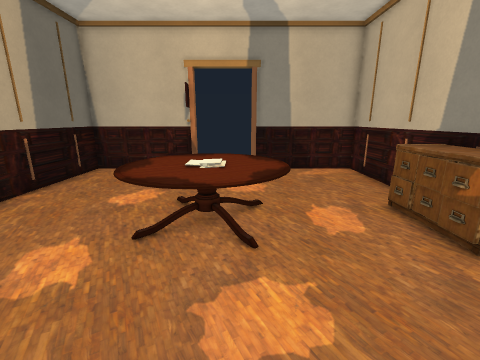
view 1 (above)

12 first-person views from a walk through a 3-D level made in the Godot game engine. The camera is 1.5 m above the floor, tilts 14° down and sees 90° across. The floor is counted in squares, 0.5 m on a side. Each view is taken from the middle of a square. On the plan, view 1 faces up. The plan holds only what a view shows up to about 19 squares ahead; the rest is blank. Door leaves are left out where a doorway can be walked through.

view 2
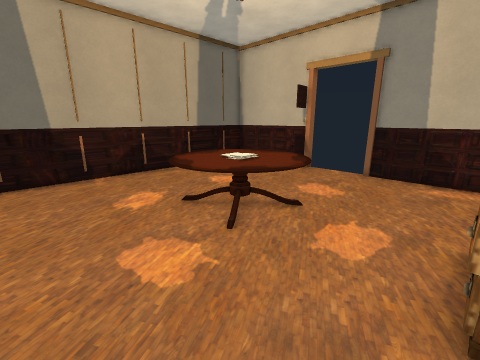

view 3
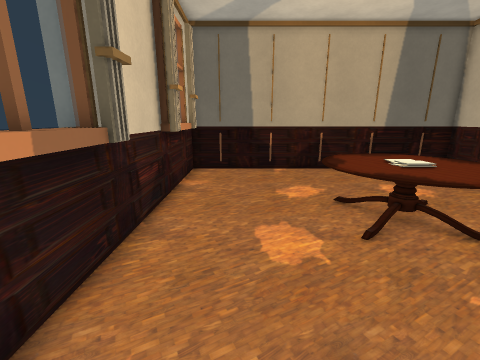

view 4
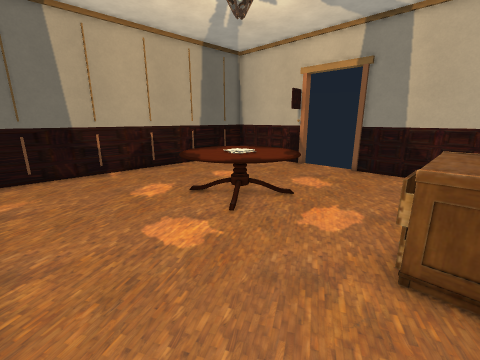

view 5
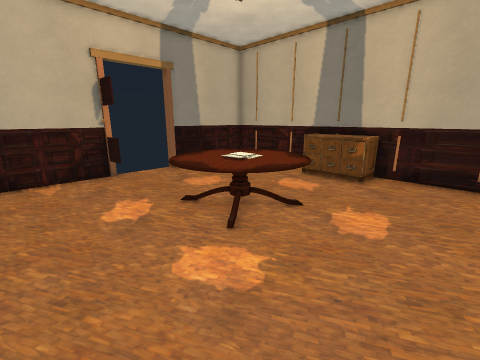

view 6
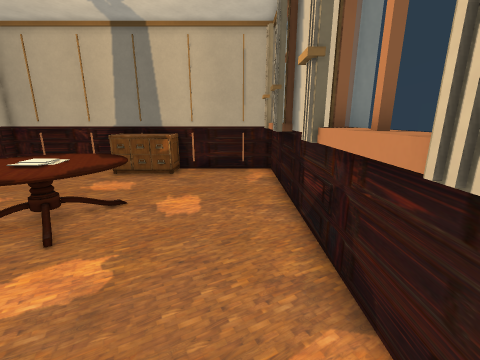

view 7
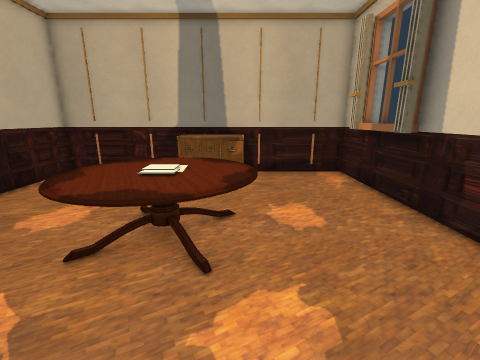

view 8
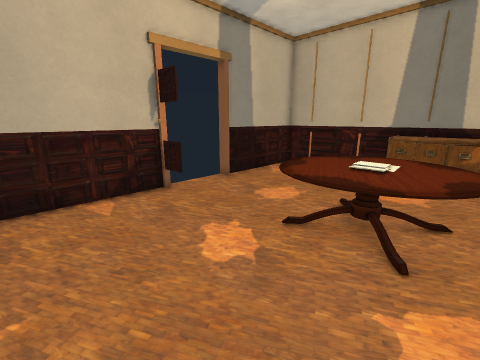

view 9
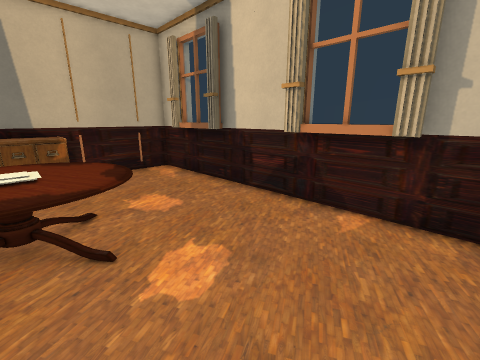

view 10
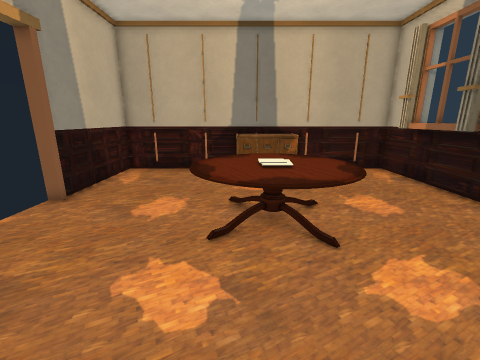

view 11
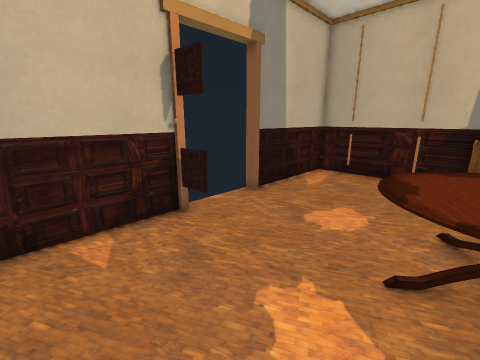

view 12
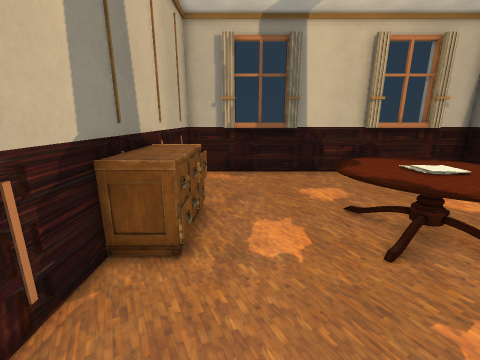

### Floor plan
Points are (right, up) in squares from view 1. A wall is a line through its corners. A room is listed if a view was taken in it or the views show most of it. See-through windows are left out.
Room 1 (views 1, 2, 3, 4, 5, 6, 7, 8, 9, 10, 11, 12)
walls: (-2.9, 13.4) (-3, 14.6); (0.9, -0.4) (4.9, -0.4); (-2.9, 14.7) (-2.8, 13.5); (-2.7, 15.4) (-2.7, 15) (-8.9, 15) (-8.9, -1) (7, -1) (7, 15) (0.7, 15) (0.7, 15.4); (-7, -0.4) (-2.9, -0.4)
ways out: open door at (-3, 14.5); open door at (1, 14.5)
objects: table (-3, 5) to (1, 9); drawers (5, 5) to (6, 8)

Where each view was taken, in squares from view 1:
view 1: 0 up, 0 right, facing up
view 2: 1 up, 5 right, facing up-left
view 3: 2 up, 6 right, facing left
view 4: 0 up, 6 right, facing up-left
view 5: 1 up, 7 left, facing up-right
view 6: 1 up, 8 left, facing right
view 7: 5 up, 7 left, facing right
view 8: 5 up, 8 left, facing up-right
view 9: 7 up, 8 left, facing down-right
view 10: 8 up, 8 left, facing right
view 11: 8 up, 7 left, facing up-right
view 12: 13 up, 4 right, facing down
